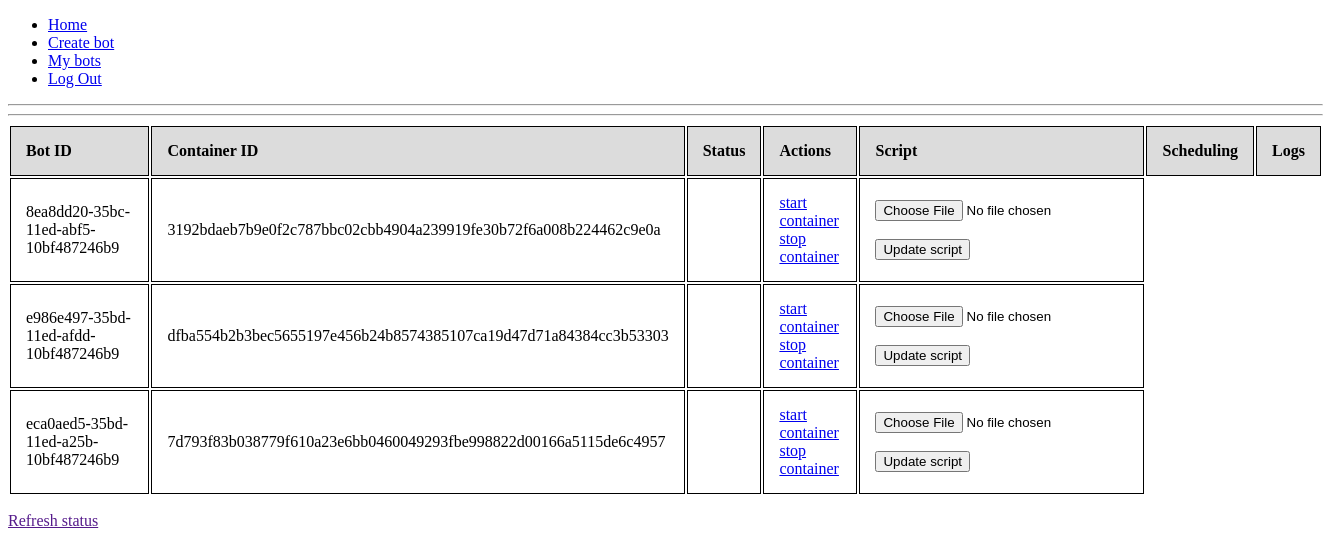
The app's page /bot-list/ (signed in), older data.
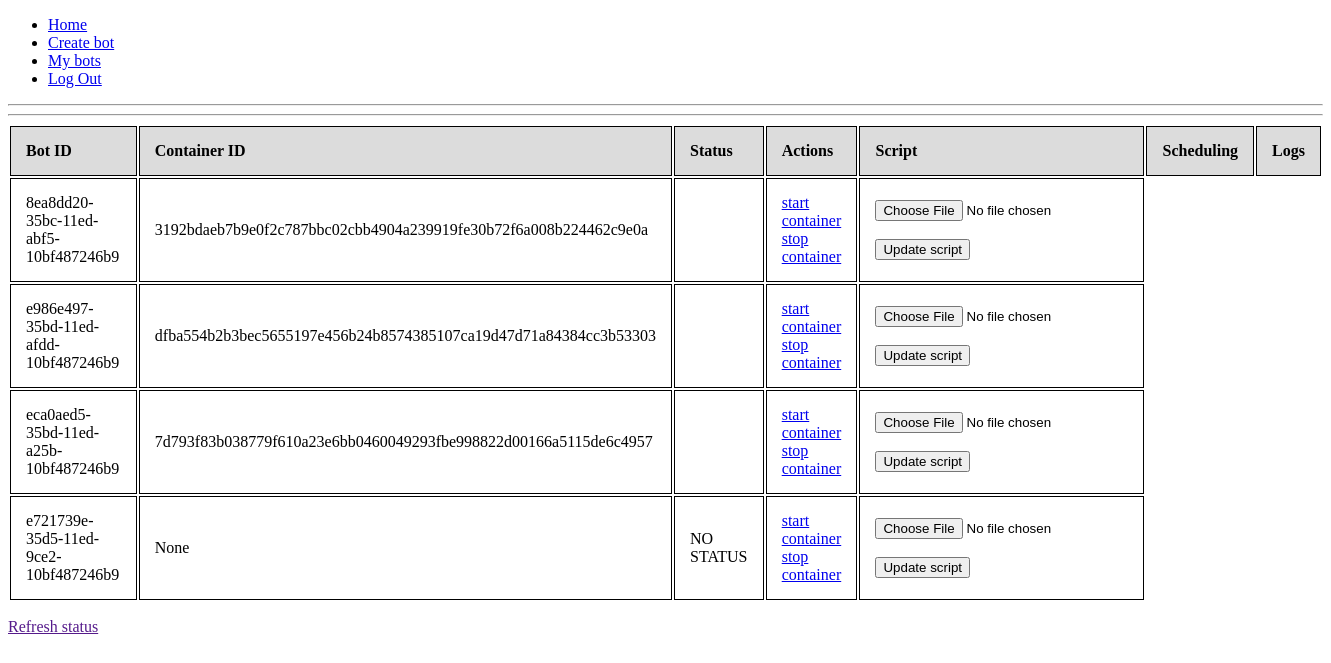
The same page, newer data.
### core/models.py (models this page shows, shortened)
class Bot(models.Model):
    id = models.CharField(max_length=50, primary_key=True, null=False)
    owner = models.ForeignKey(User, on_delete=models.PROTECT, null=False)
    execution_type = models.IntegerField(
        null=False, choices=BotExecutionType.choices)
    container_id = models.CharField(max_length=50, null=True)

### core/views.py (the view)
# urls.py: path('bot-list/', views.bot_list, name="bot_list")
@login_required
def bot_list(request) -> HttpResponse:
    bots = Bot.objects.filter(owner=request.user)
    for b in bots:
        if b.container_id:
            status = ContainerManager.get_container(b.container_id).status
        else:
            status = "NO STATUS"
        b.status = status
    return render(request, 'bot_list.html', {"bots": bots})

### core/containers/container_manager.py (called while the page is built)
    @staticmethod
    def get_container(id: str) -> Container:
        return ContainerManager.docker_client.containers.get(id)

### core/templates/bot_list.html (shortened to what this page needs)
{% extends 'base.html' %}
{% block content %}
<table>
    <tr>
        <th>Bot ID</th>
        <th>Container ID</th>
        <th>Status</th>
        <th>Actions</th>
        <th>Script</th>
        <th>Scheduling</th>
        <th>Logs</th>
    </tr>
    {% for bot in bots %}
    <tr>
        <td>{{bot.id}}</td>
        <td>{{bot.container_id}}</td>
        <td>{{bot.status}}</td>
        <td>
            <a href="/start-bot/{{bot.id}}">start container</a><br>
            <a href="/stop-bot/{{bot.id}}">stop container</a>
        </td>
        <td>
            <form>
                <input type="file"></input><br><br>
                <input type="submit" value="Update script"></input>
            </form>
        </td>
    </tr>
    {% endfor %}
</table>
<p><a href="">Refresh status</a><br></p>
{% endblock %}

### core/templates/base.html (shortened to what this page needs)
<!DOCTYPE html>
<html>
<head>
</head>
<body>
  <header>
    <ul>
      {% if user.is_authenticated %}
      <li><a href="/">Home</a></li>
      <li><a href="/create-bot">Create bot</li>
      <li><a href="/bot-list">My bots</a></li>
      <li><a href="{% url 'logout' %}">Log Out</a></li>
      {% else %}
      <li><a href="{% url 'login' %}">Log In</a></li>
      {% endif %}
    </ul>
    <hr>
    <hr>
  </header>
  <main>
    {% block content %}
    {% endblock %}
  </main>
</body>
</html>

### core/templates/base.html (style rules this page uses)
th { background-color: gainsboro; }
th, td { padding: 15px; text-align: left; border: 1px solid #000; }

Row changes from the older to the newer data that the page shows:
added Bot: id "e721739e-35d5-11ed-9ce2-10bf487246b9", container_id "None", status "NO STATUS"
